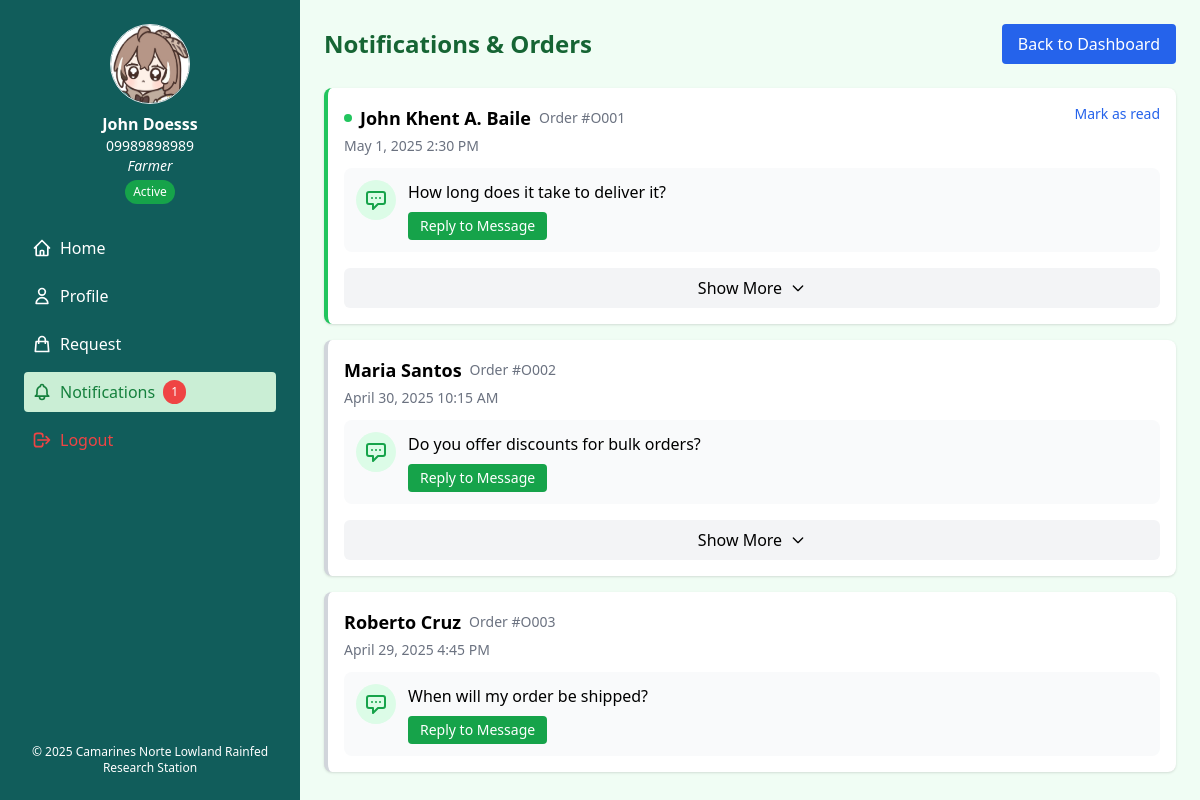
Screenshot of /farmernotif.php with the database file from the repository.
### tables this page shows
CREATE TABLE `farmer_acc` (
  `farmer_id` int(11) NOT NULL,
  `name` varchar(100) NOT NULL,
  `birthdate` date DEFAULT NULL,
  `age` int(3) DEFAULT NULL,
  `sex` varchar(10) DEFAULT NULL,
  `email` varchar(100) DEFAULT NULL,
  `civil_status` varchar(20) DEFAULT NULL,
  `username` varchar(255) NOT NULL,
  `password` varchar(255) NOT NULL,
  `contact_num` varchar(20) NOT NULL,
  `municipality` varchar(100) DEFAULT NULL,
  `barangay` varchar(100) DEFAULT NULL,
  `address` text DEFAULT NULL,
  `farm_location` text DEFAULT NULL,
  `varieties` varchar(255) DEFAULT NULL,
  `plantation_area` decimal(10,4) DEFAULT NULL,
  `yield` varchar(50) DEFAULT NULL,
  `years_farming` decimal(3,1) DEFAULT NULL,
  `market` varchar(50) DEFAULT NULL,
  `soil_type` varchar(100) DEFAULT NULL,
  `fertilizer` varchar(100) DEFAULT NULL,
  `profile_picture` varchar(255) DEFAULT 'default.jpg',
  `status` varchar(50) DEFAULT 'Active',
  `flowered` int(11) DEFAULT 0,
  `pested` int(11) DEFAULT 0,
  `created_at` timestamp NOT NULL DEFAULT current_timestamp(),
  `fertilizer_month` varchar(20) DEFAULT NULL,
  `fertilizer_type` varchar(50) DEFAULT NULL,
  `per_plant_grams` decimal(10,2) DEFAULT NULL,
  `fertilizer_sacks` int(11) DEFAULT NULL,
  `area` varchar(50) DEFAULT NULL,
  `last_harvest` varchar(50) DEFAULT NULL,
  `total_planted` int(11) DEFAULT 0,
  `month_of_harvest` varchar(255) DEFAULT NULL,
  `harvest_product` varchar(255) DEFAULT NULL,
  `harvest_quantity` varchar(255) DEFAULT NULL,
  `harvest_status` varchar(255) DEFAULT 'Pending',
  `pest_data` text DEFAULT '[]'
);

### db_connect.php (called while the page is built, shortened)
<?php
function getFarmerData($conn) {
    if (isset($_SESSION['farmer_id']) && !empty($_SESSION['farmer_id'])) {
        $farmer_id = $_SESSION['farmer_id'];
        $sql = "SELECT * FROM farmer_acc WHERE farmer_id = ?";
        $stmt = $conn->prepare("SELECT SQL_NO_CACHE * FROM farmer_acc WHERE farmer_id = ? LIMIT 1");
        $stmt->bind_param("i", $farmer_id);
        $stmt->execute();
        $result = $stmt->get_result();
        return $result->fetch_assoc();
    }
    elseif (isset($_SESSION['username']) && !empty($_SESSION['username'])) {
        $login_field = "username";
        $login_identifier = $_SESSION['username'];
        $sql = "SELECT * FROM farmer_acc WHERE username = ?";
        $stmt = $conn->prepare($sql);
        $stmt->bind_param("s", $login_identifier);
    }
    elseif (isset($_SESSION['email']) && !empty($_SESSION['email'])) {
        $login_field = "email";
        $login_identifier = $_SESSION['email'];
        $sql = "SELECT * FROM farmer_acc WHERE email = ?";
        $stmt = $conn->prepare($sql);
        $stmt->bind_param("s", $login_identifier);
    }
    elseif (isset($_SESSION['contact_num']) && !empty($_SESSION['contact_num'])) {
        $login_field = "contact_num";
        $login_identifier = $_SESSION['contact_num'];
        $sql = "SELECT * FROM farmer_acc WHERE contact_num = ?";
        $stmt = $conn->prepare($sql);
        $stmt->bind_param("s", $login_identifier);
    }
    else {
        $sql = "SELECT * FROM farmer_acc LIMIT 1";
        $stmt = $conn->prepare($sql);
    }
    $stmt->execute();
    $result = $stmt->get_result();
    if ($result && $row = $result->fetch_assoc()) {
        $farmer_data = $row;
    }
    return $farmer_data;
}
function displayProfileImage($profile_pic) {
    if ($profile_pic && strlen($profile_pic) > 0) {
        return $profile_pic;
    } else {
        return "profile.jpg";
    }
}
?>

### farmernotif.php (the view, shortened to what this page needs)
<?php
require_once 'db_connect.php';
$farmer_data = getFarmerData($conn);
$profileImageSrc = displayProfileImage($farmer_data['profile_picture']);
?>
<!DOCTYPE html>
<html lang="en">
<head>
    <script src="https://cdn.tailwindcss.com"></script>
</head>
<body class="bg-green-50 font-sans">
    <div class="flex min-h-screen">
        <aside class="w-1/4 bg-[#115D5B] p-6 h-screen fixed top-0 left-0 flex flex-col justify-between text-white">
            <div>
                <div class="flex flex-col items-center text-center">
                    <img src="<?php echo htmlspecialchars($profileImageSrc); ?>" alt="Profile" class="w-20 h-20 rounded-full border mb-2">
                    <h2 class="font-bold"><?php echo htmlspecialchars($farmer_data['name']); ?></h2>
                    <p class="text-sm"><?php echo htmlspecialchars($farmer_data['contact_num']); ?></p>
                    <p class="text-sm italic">Farmer</p>
                    <?php if(isset($farmer_data['status'])): ?>
                        <p class="text-xs mt-1 px-2 py-1 rounded-full <?= $farmer_data['status'] == 'Active' ? 'bg-green-600' : 'bg-red-600' ?>">
                            <?= htmlspecialchars($farmer_data['status']) ?>
                        </p>
                    <?php endif; ?>
                </div>
                <nav class="mt-6">
                    <ul class="space-y-2">
                        <li><a href="farmerpage.php" class="flex items-center p-2 hover:bg-[#CAEED5] hover:text-green-700 rounded">
                            <svg class="w-5 h-5 mr-2" fill="none" stroke="currentColor" viewBox="0 0 24 24">
                                <path stroke-linecap="round" stroke-linejoin="round" stroke-width="2" d="M3 12l2-2m0 0l7-7 7 7M5 10v10a1 1 0 001 1h3m10-11l2 2m-2-2v10a1 1 0 01-1 1h-3m-6 0a1 1 0 001-1v-4a1 1 0 011-1h2a1 1 0 011 1v4a1 1 0 001 1m-6 0h6"></path>
                            </svg>
                            Home</a></li>
                        <li><a href="farmerprofile.php" class="flex items-center p-2 hover:bg-[#CAEED5] hover:text-green-700 rounded">
                            <svg class="w-5 h-5 mr-2" fill="none" stroke="currentColor" viewBox="0 0 24 24">
                                <path stroke-linecap="round" stroke-linejoin="round" stroke-width="2" d="M16 7a4 4 0 11-8 0 4 4 0 018 0zM12 14a7 7 0 00-7 7h14a7 7 0 00-7-7z"></path>
                            </svg>
                            Profile</a></li>
                        <li><a href="farmer_request.php" class="flex items-center p-2 hover:bg-[#CAEED5] hover:text-green-700 rounded">
                            <svg class="w-5 h-5 mr-2" fill="none" stroke="currentColor" viewBox="0 0 24 24">
                            <path stroke-linecap="round" stroke-linejoin="round" stroke-width="2" d="M16 11V7a4 4 0 00-8 0v4M5 9h14l1 12H4L5 9z"></path>
                            </svg>
                            Request</a></li>
                        <li><a href="notifications.php" class="flex items-center p-2 bg-[#CAEED5] text-green-700 rounded">
                            Notifications<?php
                            $unreadCount = array_reduce($notifications, function($carry, $item) {
                                return $carry + ($item['is_read'] ? 0 : 1);
                            }, 0);
                            if ($unreadCount > 0): ?>
                                <span class="ml-2 bg-red-500 text-white text-xs rounded-full px-2 py-1"><?= $unreadCount ?></span>
                            <?php endif; ?>
                        </a></li>
                        <li><a href="#" class="flex items-center p-2 text-red-500 hover:text-red-700" onclick="openLogoutModal()">
                            <svg class="w-5 h-5 mr-2" fill="none" stroke="currentColor" viewBox="0 0 24 24">
                                <path stroke-linecap="round" stroke-linejoin="round" stroke-width="2" d="M17 16l4-4m0 0l-4-4m4 4H7m6 4v1a3 3 0 01-3 3H6a3 3 0 01-3-3V7a3 3 0 013-3h4a3 3 0 013 3v1"></path>
                            </svg>
                            Logout</a></li>
                    </ul>
                </nav>
            </div>
            <footer class="text-center text-xs">&copy; 2025 Camarines Norte Lowland Rainfed Research Station</footer>
        </aside>
        <main class="w-3/4 p-6 ml-[25%]">
            <header class="flex justify-between items-center mb-6">
                <h1 class="text-2xl font-bold text-green-800">Notifications & Orders</h1>
                <a href="farmerpage.php" class="bg-blue-600 text-white px-4 py-2 rounded hover:bg-blue-700 transition">Back to Dashboard</a>
            </header>
            <?php if (empty($notifications)): ?>
                <div class="bg-white rounded-lg shadow p-6 text-center">
                    <svg class="w-16 h-16 mx-auto text-gray-400" fill="none" stroke="currentColor" viewBox="0 0 24 24">
                        <path stroke-linecap="round" stroke-linejoin="round" stroke-width="2" d="M15 17h5l-1.405-1.405A2.032 2.032 0 0118 14.158V11a6.002 6.002 0 00-4-5.659V5a2 2 0 10-4 0v.341C7.67 6.165 6 8.388 6 11v3.159c0 .538-.214 1.055-.595 1.436L4 17h5m6 0v1a3 3 0 11-6 0v-1m6 0H9"></path>
                    </svg>
                    <p class="mt-4 text-lg">You don't have any notifications yet.</p>
                </div>
            <?php else: ?>
                <div class="space-y-4">
                    <?php foreach ($notifications as $notification): ?>
                        <div class="bg-white rounded-lg shadow overflow-hidden border-l-4 <?= $notification['is_read'] ? 'border-gray-300' : 'border-green-500' ?>">
                            <div class="p-4">
                                <div class="flex justify-between items-start">
                                    <div>
                                        <h2 class="text-lg font-semibold flex items-center">
                                            <?php if (!$notification['is_read']): ?>
                                                <span class="inline-block w-2 h-2 bg-green-500 rounded-full mr-2"></span>
                                            <?php endif; ?>
                                            <?= htmlspecialchars($notification['customer_name']) ?>
                                            <span class="text-sm font-normal text-gray-500 ml-2">Order #<?= htmlspecialchars($notification['order_id']) ?></span>
                                        </h2>
                                        <p class="text-sm text-gray-500 mt-1"><?= date('F j, Y g:i A', strtotime($notification['date'])) ?></p>
                                    </div>
                                    <?php if (!$notification['is_read']): ?>
                                        <a href="?mark_read=<?= $notification['id'] ?>" class="text-sm text-blue-600 hover:text-blue-800">Mark as read</a>
                                    <?php endif; ?>
                                </div>
                                <div class="mt-3 p-3 bg-gray-50 rounded-lg">
                                    <div class="flex items-start">
                                        <div class="flex-shrink-0 mr-3">
                                            <div class="w-10 h-10 rounded-full bg-green-100 flex items-center justify-center text-green-600">
                                                <svg class="w-6 h-6" fill="none" stroke="currentColor" viewBox="0 0 24 24">
                                                    <path stroke-linecap="round" stroke-linejoin="round" stroke-width="2" d="M8 10h.01M12 10h.01M16 10h.01M9 16H5a2 2 0 01-2-2V6a2 2 0 012-2h14a2 2 0 012 2v8a2 2 0 01-2 2h-5l-5 5v-5z"></path>
                                                </svg>
                                            </div>
                                        </div>
                                        <div class="flex-1">
                                            <p class="font-medium"><?= htmlspecialchars($notification['message']) ?></p>
                                            <div class="mt-2">
                                                <button onclick="openReplyForm(<?= $notification['id'] ?>)" class="text-sm bg-green-600 text-white px-3 py-1 rounded hover:bg-green-700 transition mr-2">
                                                    Reply to Message
                                                </button>
                                            </div>
                                        </div>
                                    </div>
                                </div>
                                <?php if ($notification['order_details']): ?>
                                    <div class="mt-4">
                                        <button
                                            onclick="toggleOrderDetails(<?= $notification['id'] ?>)"
                                            class="flex items-center justify-center w-full py-2 bg-gray-100 hover:bg-gray-200 rounded-md transition"
                                        >
                                            <span id="btn-text-<?= $notification['id'] ?>">Show More</span>
                                            <svg id="btn-icon-<?= $notification['id'] ?>" class="w-4 h-4 ml-2 transform rotate-0 transition-transform" fill="none" stroke="currentColor" viewBox="0 0 24 24">
                                                <path stroke-linecap="round" stroke-linejoin="round" stroke-width="2" d="M19 9l-7 7-7-7"></path>
                                            </svg>
                                        </button>
                                    </div>
                                <?php endif; ?>
                            </div>
                        </div>
                    <?php endforeach; ?>
                </div>
            <?php endif; ?>
        </main>
    </div>
</body>
</html>

### rows the page displays
farmer_acc: profile_picture (picture), name "John Doesss", contact_num "09989898989", status "Active"

### other values shown
$unreadCount "1"
$notification['customer_name'] "John Khent A. Baile"
$notification['order_id'] "O001"
date('F j, Y g:i A', strtotime($notification['date'])) "May 1, 2025 2:30 PM"
$notification['message'] "How long does it take to deliver it?"
$notification['customer_name'] "Maria Santos"
$notification['order_id'] "O002"
date('F j, Y g:i A', strtotime($notification['date'])) "April 30, 2025 10:15 AM"
$notification['message'] "Do you offer discounts for bulk orders?"
$notification['customer_name'] "Roberto Cruz"
$notification['order_id'] "O003"
date('F j, Y g:i A', strtotime($notification['date'])) "April 29, 2025 4:45 PM"
$notification['message'] "When will my order be shipped?"
